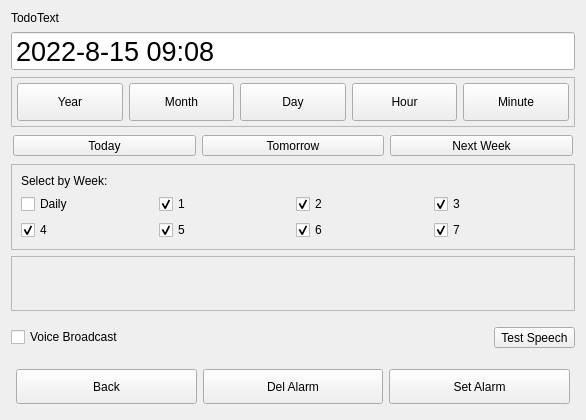
<?xml version="1.0" encoding="UTF-8"?>
<ui version="4.0">
 <class>TodoAlarm</class>
 <widget class="QDialog" name="TodoAlarm">
  <property name="geometry">
   <rect>
    <x>0</x>
    <y>0</y>
    <width>586</width>
    <height>420</height>
   </rect>
  </property>
  <property name="windowTitle">
   <string>Alarm</string>
  </property>
  <layout class="QVBoxLayout" name="verticalLayout_2">
   <item>
    <widget class="QLabel" name="lblTodoText">
     <property name="maximumSize">
      <size>
       <width>16777215</width>
       <height>35</height>
      </size>
     </property>
     <property name="text">
      <string>TodoText</string>
     </property>
    </widget>
   </item>
   <item>
    <widget class="QDateTimeEdit" name="dateTimeEdit">
     <property name="sizePolicy">
      <sizepolicy hsizetype="Preferred" vsizetype="Fixed">
       <horstretch>0</horstretch>
       <verstretch>0</verstretch>
      </sizepolicy>
     </property>
     <property name="minimumSize">
      <size>
       <width>0</width>
       <height>35</height>
      </size>
     </property>
     <property name="font">
      <font>
       <pointsize>20</pointsize>
      </font>
     </property>
     <property name="buttonSymbols">
      <enum>QAbstractSpinBox::NoButtons</enum>
     </property>
     <property name="accelerated">
      <bool>false</bool>
     </property>
     <property name="date">
      <date>
       <year>2022</year>
       <month>8</month>
       <day>15</day>
      </date>
     </property>
     <property name="time">
      <time>
       <hour>9</hour>
       <minute>8</minute>
       <second>0</second>
      </time>
     </property>
     <property name="displayFormat">
      <string>yyyy-M-d HH:mm</string>
     </property>
    </widget>
   </item>
   <item>
    <widget class="QFrame" name="frameDT">
     <property name="minimumSize">
      <size>
       <width>0</width>
       <height>50</height>
      </size>
     </property>
     <property name="maximumSize">
      <size>
       <width>16777215</width>
       <height>80</height>
      </size>
     </property>
     <property name="frameShape">
      <enum>QFrame::StyledPanel</enum>
     </property>
     <property name="frameShadow">
      <enum>QFrame::Raised</enum>
     </property>
     <layout class="QHBoxLayout" name="horizontalLayout_7">
      <property name="leftMargin">
       <number>5</number>
      </property>
      <property name="topMargin">
       <number>5</number>
      </property>
      <property name="rightMargin">
       <number>5</number>
      </property>
      <property name="bottomMargin">
       <number>5</number>
      </property>
      <item>
       <widget class="QToolButton" name="btnYear">
        <property name="sizePolicy">
         <sizepolicy hsizetype="Preferred" vsizetype="Preferred">
          <horstretch>0</horstretch>
          <verstretch>0</verstretch>
         </sizepolicy>
        </property>
        <property name="text">
         <string>Year</string>
        </property>
       </widget>
      </item>
      <item>
       <widget class="QToolButton" name="btnMonth">
        <property name="sizePolicy">
         <sizepolicy hsizetype="Preferred" vsizetype="Preferred">
          <horstretch>0</horstretch>
          <verstretch>0</verstretch>
         </sizepolicy>
        </property>
        <property name="text">
         <string>Month</string>
        </property>
       </widget>
      </item>
      <item>
       <widget class="QToolButton" name="btnDay">
        <property name="sizePolicy">
         <sizepolicy hsizetype="Preferred" vsizetype="Preferred">
          <horstretch>0</horstretch>
          <verstretch>0</verstretch>
         </sizepolicy>
        </property>
        <property name="text">
         <string>Day</string>
        </property>
       </widget>
      </item>
      <item>
       <widget class="QToolButton" name="btnHour">
        <property name="sizePolicy">
         <sizepolicy hsizetype="Preferred" vsizetype="Preferred">
          <horstretch>0</horstretch>
          <verstretch>0</verstretch>
         </sizepolicy>
        </property>
        <property name="text">
         <string>Hour</string>
        </property>
       </widget>
      </item>
      <item>
       <widget class="QToolButton" name="btnMinute">
        <property name="sizePolicy">
         <sizepolicy hsizetype="Preferred" vsizetype="Preferred">
          <horstretch>0</horstretch>
          <verstretch>0</verstretch>
         </sizepolicy>
        </property>
        <property name="text">
         <string>Minute</string>
        </property>
       </widget>
      </item>
     </layout>
    </widget>
   </item>
   <item>
    <widget class="QFrame" name="frameBtnFun">
     <property name="maximumSize">
      <size>
       <width>16777215</width>
       <height>35</height>
      </size>
     </property>
     <property name="frameShape">
      <enum>QFrame::NoFrame</enum>
     </property>
     <property name="frameShadow">
      <enum>QFrame::Raised</enum>
     </property>
     <layout class="QHBoxLayout" name="horizontalLayout">
      <property name="leftMargin">
       <number>2</number>
      </property>
      <property name="topMargin">
       <number>2</number>
      </property>
      <property name="rightMargin">
       <number>2</number>
      </property>
      <property name="bottomMargin">
       <number>2</number>
      </property>
      <item>
       <widget class="QToolButton" name="btnToday">
        <property name="sizePolicy">
         <sizepolicy hsizetype="Preferred" vsizetype="Preferred">
          <horstretch>0</horstretch>
          <verstretch>0</verstretch>
         </sizepolicy>
        </property>
        <property name="text">
         <string>Today</string>
        </property>
       </widget>
      </item>
      <item>
       <widget class="QToolButton" name="btnTomorrow">
        <property name="sizePolicy">
         <sizepolicy hsizetype="Preferred" vsizetype="Preferred">
          <horstretch>0</horstretch>
          <verstretch>0</verstretch>
         </sizepolicy>
        </property>
        <property name="text">
         <string>Tomorrow</string>
        </property>
       </widget>
      </item>
      <item>
       <widget class="QToolButton" name="btnNextWeek">
        <property name="sizePolicy">
         <sizepolicy hsizetype="Preferred" vsizetype="Preferred">
          <horstretch>0</horstretch>
          <verstretch>0</verstretch>
         </sizepolicy>
        </property>
        <property name="text">
         <string>Next Week</string>
        </property>
       </widget>
      </item>
     </layout>
    </widget>
   </item>
   <item>
    <widget class="QFrame" name="frameDaily">
     <property name="maximumSize">
      <size>
       <width>16777215</width>
       <height>16777215</height>
      </size>
     </property>
     <property name="frameShape">
      <enum>QFrame::StyledPanel</enum>
     </property>
     <property name="frameShadow">
      <enum>QFrame::Raised</enum>
     </property>
     <layout class="QVBoxLayout" name="verticalLayout">
      <item>
       <widget class="QLabel" name="lblSelByWeek">
        <property name="sizePolicy">
         <sizepolicy hsizetype="Preferred" vsizetype="Fixed">
          <horstretch>0</horstretch>
          <verstretch>0</verstretch>
         </sizepolicy>
        </property>
        <property name="text">
         <string>Select by Week:</string>
        </property>
       </widget>
      </item>
      <item>
       <layout class="QGridLayout" name="gridLayout">
        <item row="0" column="3">
         <widget class="QCheckBox" name="chk3">
          <property name="sizePolicy">
           <sizepolicy hsizetype="Preferred" vsizetype="Fixed">
            <horstretch>0</horstretch>
            <verstretch>0</verstretch>
           </sizepolicy>
          </property>
          <property name="text">
           <string>3</string>
          </property>
          <property name="checked">
           <bool>true</bool>
          </property>
         </widget>
        </item>
        <item row="0" column="2">
         <widget class="QCheckBox" name="chk2">
          <property name="sizePolicy">
           <sizepolicy hsizetype="Preferred" vsizetype="Fixed">
            <horstretch>0</horstretch>
            <verstretch>0</verstretch>
           </sizepolicy>
          </property>
          <property name="text">
           <string>2</string>
          </property>
          <property name="checked">
           <bool>true</bool>
          </property>
         </widget>
        </item>
        <item row="0" column="0">
         <widget class="QCheckBox" name="chkDaily">
          <property name="text">
           <string>Daily</string>
          </property>
         </widget>
        </item>
        <item row="1" column="2">
         <widget class="QCheckBox" name="chk6">
          <property name="sizePolicy">
           <sizepolicy hsizetype="Preferred" vsizetype="Fixed">
            <horstretch>0</horstretch>
            <verstretch>0</verstretch>
           </sizepolicy>
          </property>
          <property name="text">
           <string>6</string>
          </property>
          <property name="checked">
           <bool>true</bool>
          </property>
         </widget>
        </item>
        <item row="1" column="0">
         <widget class="QCheckBox" name="chk4">
          <property name="sizePolicy">
           <sizepolicy hsizetype="Preferred" vsizetype="Fixed">
            <horstretch>0</horstretch>
            <verstretch>0</verstretch>
           </sizepolicy>
          </property>
          <property name="text">
           <string>4</string>
          </property>
          <property name="checked">
           <bool>true</bool>
          </property>
         </widget>
        </item>
        <item row="0" column="1">
         <widget class="QCheckBox" name="chk1">
          <property name="sizePolicy">
           <sizepolicy hsizetype="Preferred" vsizetype="Fixed">
            <horstretch>0</horstretch>
            <verstretch>0</verstretch>
           </sizepolicy>
          </property>
          <property name="text">
           <string>1</string>
          </property>
          <property name="checked">
           <bool>true</bool>
          </property>
         </widget>
        </item>
        <item row="1" column="1">
         <widget class="QCheckBox" name="chk5">
          <property name="sizePolicy">
           <sizepolicy hsizetype="Preferred" vsizetype="Fixed">
            <horstretch>0</horstretch>
            <verstretch>0</verstretch>
           </sizepolicy>
          </property>
          <property name="text">
           <string>5</string>
          </property>
          <property name="checked">
           <bool>true</bool>
          </property>
         </widget>
        </item>
        <item row="1" column="3">
         <widget class="QCheckBox" name="chk7">
          <property name="sizePolicy">
           <sizepolicy hsizetype="Preferred" vsizetype="Fixed">
            <horstretch>0</horstretch>
            <verstretch>0</verstretch>
           </sizepolicy>
          </property>
          <property name="text">
           <string>7</string>
          </property>
          <property name="checked">
           <bool>true</bool>
          </property>
         </widget>
        </item>
       </layout>
      </item>
     </layout>
    </widget>
   </item>
   <item>
    <widget class="QFrame" name="frameSel">
     <property name="sizePolicy">
      <sizepolicy hsizetype="Preferred" vsizetype="Expanding">
       <horstretch>0</horstretch>
       <verstretch>0</verstretch>
      </sizepolicy>
     </property>
     <property name="minimumSize">
      <size>
       <width>0</width>
       <height>50</height>
      </size>
     </property>
     <property name="frameShape">
      <enum>QFrame::StyledPanel</enum>
     </property>
     <property name="frameShadow">
      <enum>QFrame::Raised</enum>
     </property>
    </widget>
   </item>
   <item>
    <layout class="QHBoxLayout" name="horizontalLayout_5">
     <property name="topMargin">
      <number>10</number>
     </property>
     <property name="bottomMargin">
      <number>10</number>
     </property>
     <item>
      <widget class="QCheckBox" name="chkSpeech">
       <property name="text">
        <string>Voice Broadcast</string>
       </property>
      </widget>
     </item>
     <item>
      <widget class="QToolButton" name="btnTestSpeech">
       <property name="text">
        <string>Test Speech</string>
       </property>
      </widget>
     </item>
    </layout>
   </item>
   <item>
    <widget class="QFrame" name="frameFun">
     <property name="maximumSize">
      <size>
       <width>16777215</width>
       <height>50</height>
      </size>
     </property>
     <property name="frameShape">
      <enum>QFrame::NoFrame</enum>
     </property>
     <property name="frameShadow">
      <enum>QFrame::Sunken</enum>
     </property>
     <layout class="QHBoxLayout" name="horizontalLayout_2">
      <property name="leftMargin">
       <number>5</number>
      </property>
      <property name="topMargin">
       <number>5</number>
      </property>
      <property name="rightMargin">
       <number>5</number>
      </property>
      <property name="bottomMargin">
       <number>5</number>
      </property>
      <item>
       <widget class="QToolButton" name="btnBack">
        <property name="sizePolicy">
         <sizepolicy hsizetype="Preferred" vsizetype="Preferred">
          <horstretch>0</horstretch>
          <verstretch>0</verstretch>
         </sizepolicy>
        </property>
        <property name="minimumSize">
         <size>
          <width>0</width>
          <height>35</height>
         </size>
        </property>
        <property name="text">
         <string>Back</string>
        </property>
       </widget>
      </item>
      <item>
       <widget class="QToolButton" name="btnDelDT">
        <property name="sizePolicy">
         <sizepolicy hsizetype="Preferred" vsizetype="Preferred">
          <horstretch>0</horstretch>
          <verstretch>0</verstretch>
         </sizepolicy>
        </property>
        <property name="minimumSize">
         <size>
          <width>60</width>
          <height>35</height>
         </size>
        </property>
        <property name="maximumSize">
         <size>
          <width>16777215</width>
          <height>16777215</height>
         </size>
        </property>
        <property name="text">
         <string>Del Alarm</string>
        </property>
       </widget>
      </item>
      <item>
       <widget class="QToolButton" name="btnSetDT">
        <property name="sizePolicy">
         <sizepolicy hsizetype="Preferred" vsizetype="Preferred">
          <horstretch>0</horstretch>
          <verstretch>0</verstretch>
         </sizepolicy>
        </property>
        <property name="minimumSize">
         <size>
          <width>60</width>
          <height>35</height>
         </size>
        </property>
        <property name="maximumSize">
         <size>
          <width>16777215</width>
          <height>16777215</height>
         </size>
        </property>
        <property name="text">
         <string>Set Alarm</string>
        </property>
       </widget>
      </item>
     </layout>
    </widget>
   </item>
  </layout>
 </widget>
 <resources/>
 <connections/>
</ui>
